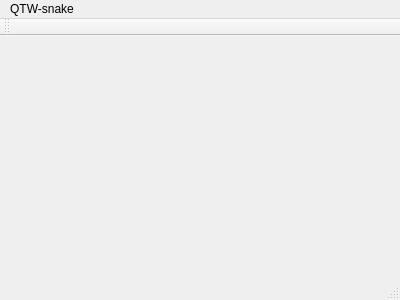
<?xml version="1.0" encoding="UTF-8"?>
<ui version="4.0">
 <class>MainWindow</class>
 <widget class="QMainWindow" name="MainWindow">
  <property name="geometry">
   <rect>
    <x>0</x>
    <y>0</y>
    <width>400</width>
    <height>300</height>
   </rect>
  </property>
  <property name="windowTitle">
   <string>MainWindow</string>
  </property>
  <widget class="QWidget" name="centralWidget"/>
  <widget class="QMenuBar" name="menuBar">
   <property name="geometry">
    <rect>
     <x>0</x>
     <y>0</y>
     <width>400</width>
     <height>21</height>
    </rect>
   </property>
   <widget class="QMenu" name="menuQTW_snake">
    <property name="title">
     <string>QTW-snake</string>
    </property>
   </widget>
   <addaction name="menuQTW_snake"/>
  </widget>
  <widget class="QToolBar" name="mainToolBar">
   <attribute name="toolBarArea">
    <enum>TopToolBarArea</enum>
   </attribute>
   <attribute name="toolBarBreak">
    <bool>false</bool>
   </attribute>
  </widget>
  <widget class="QStatusBar" name="statusBar"/>
 </widget>
 <layoutdefault spacing="6" margin="11"/>
 <resources/>
 <connections/>
</ui>
